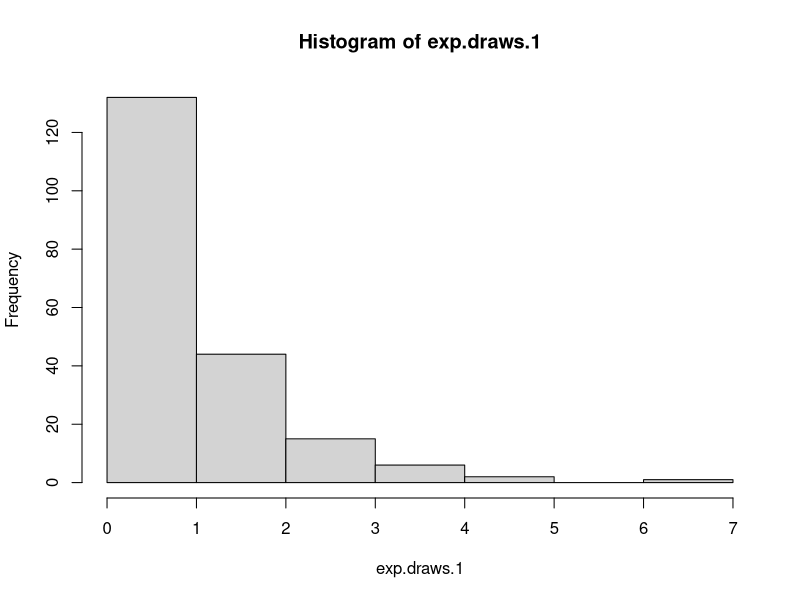
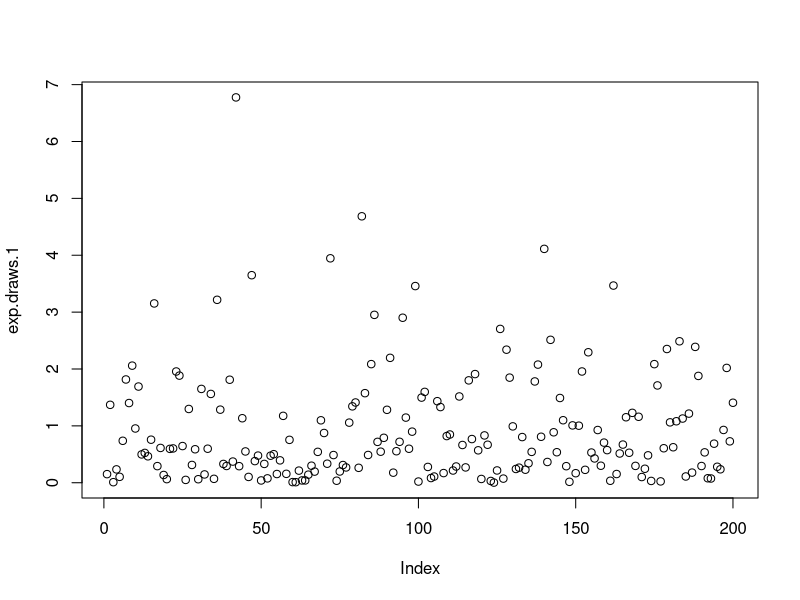
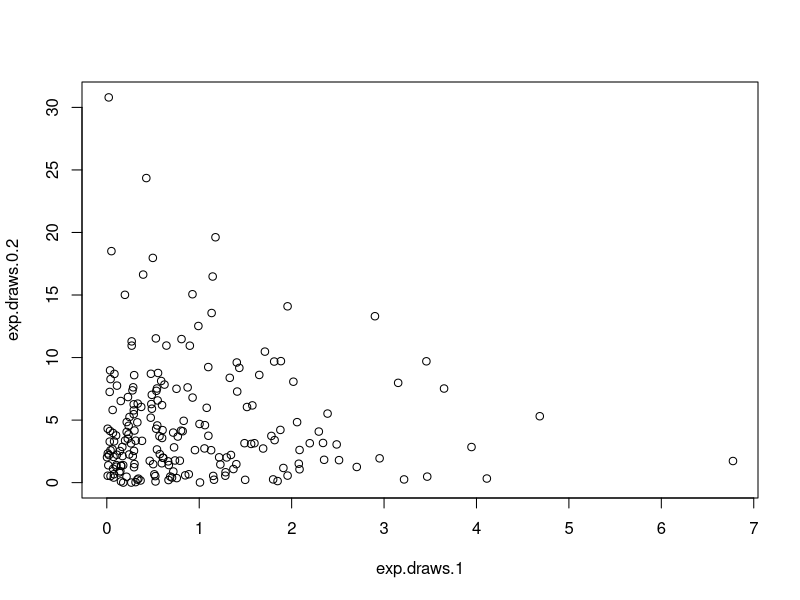
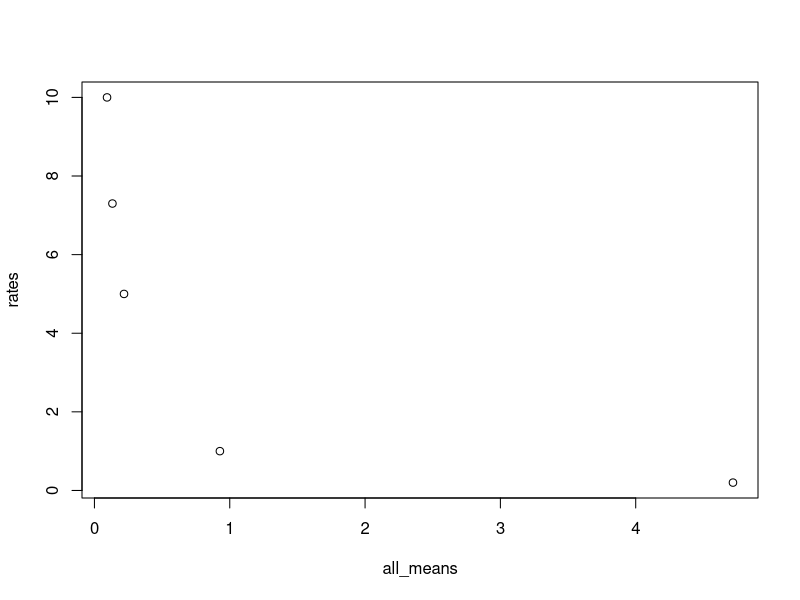
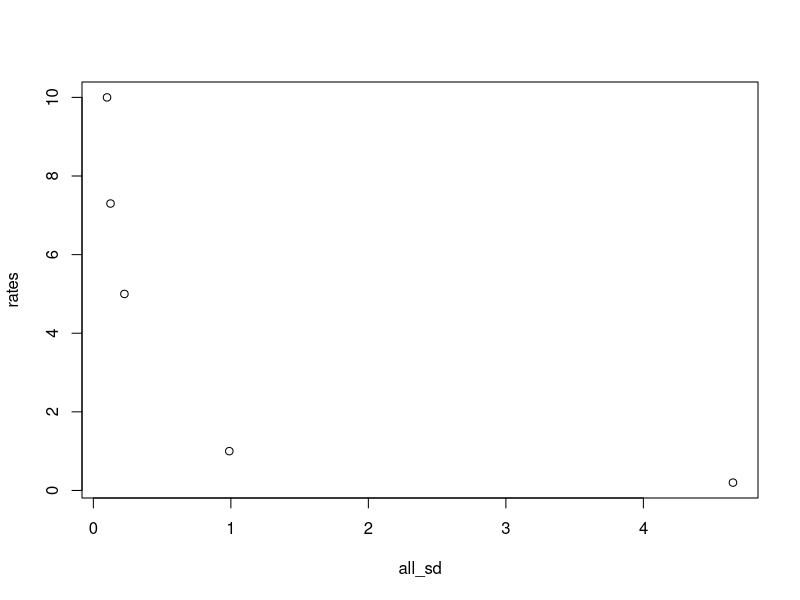
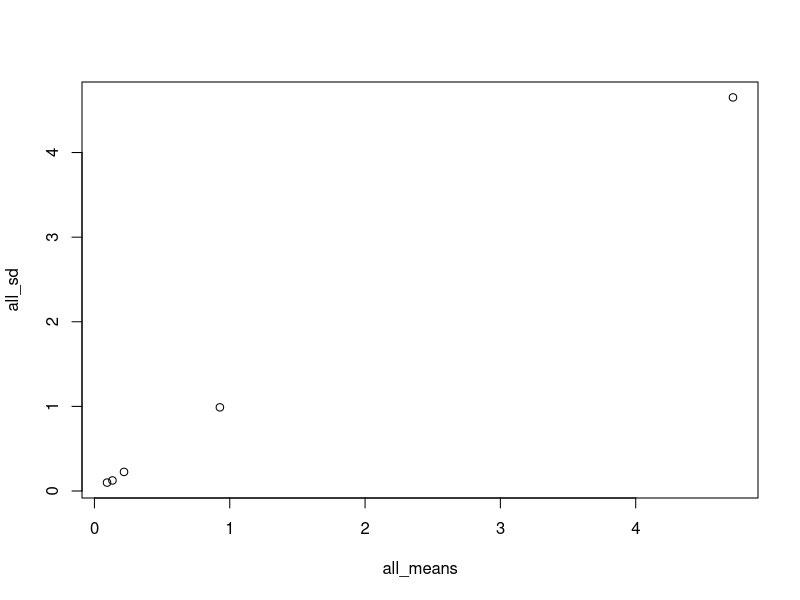
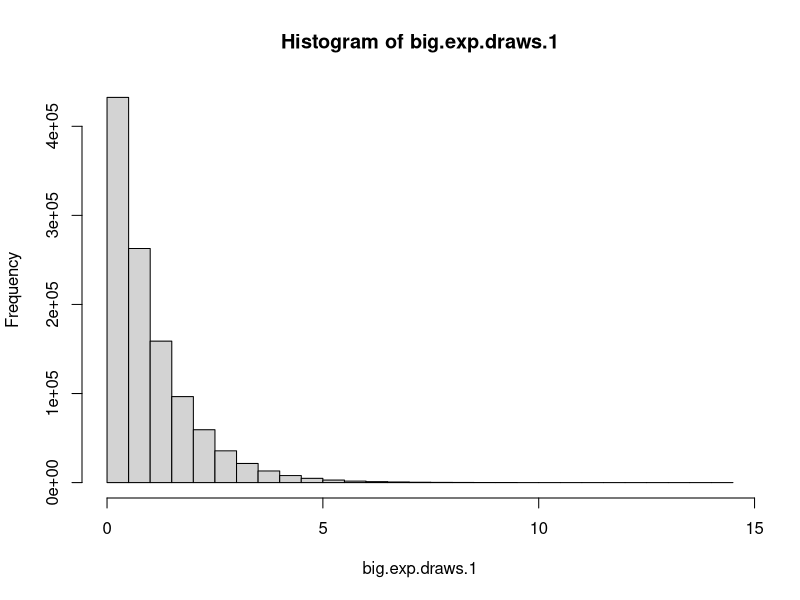
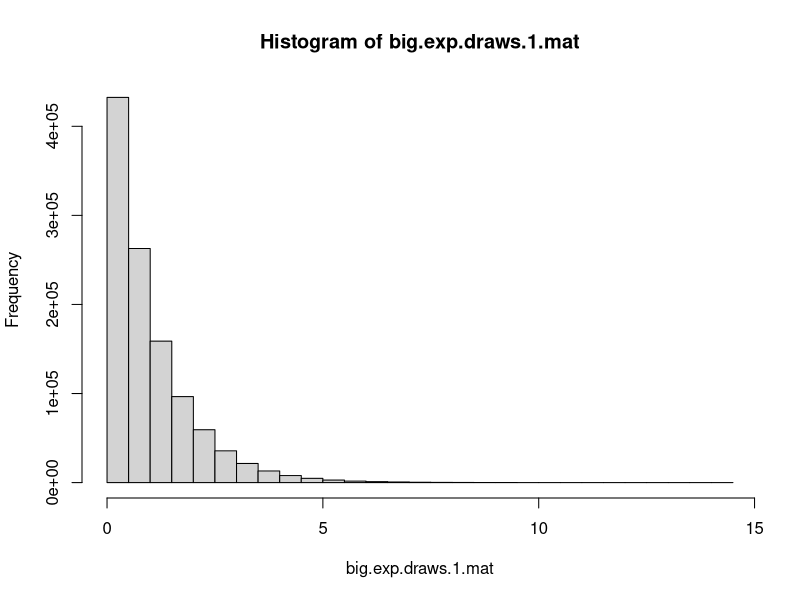

R code for these plots, in order:
## ---- chunk 1
knitr::opts_chunk$set(echo = TRUE)
## ---- chunk 2
exp.draws.1<-rexp(n=200,rate = 1)
mean(exp.draws.1)
sd(exp.draws.1)
## ---- chunk 3
exp.draws.0.2<-rexp(n=200,rate = 0.2)
mean(exp.draws.0.2)
sd(exp.draws.0.2)

exp.draws.5<-rexp(n=200,rate = 5)
mean(exp.draws.5)
sd(exp.draws.5)

exp.draws.7.3<-rexp(n=200,rate = 7.3)
mean(exp.draws.7.3)
sd(exp.draws.7.3)

exp.draws.10<-rexp(n=200,rate = 10)
mean(exp.draws.10)
sd(exp.draws.10)
## ---- chunk 4
hist(exp.draws.1)
## ---- chunk 5
plot(exp.draws.1)
## ---- chunk 6
plot(exp.draws.1,exp.draws.0.2)
## ---- chunk 7
all_means<-c(mean(exp.draws.1),mean(exp.draws.0.2),mean(exp.draws.5),mean(exp.draws.7.3),mean(exp.draws.10))
rates<-c(1,0.2,5,7.3,10)
plot(all_means,rates)
## ---- chunk 8
all_sd<-c(sd(exp.draws.1),sd(exp.draws.0.2),sd(exp.draws.5),sd(exp.draws.7.3),sd(exp.draws.10))
plot(all_sd,rates)
## ---- chunk 9
plot(all_means,all_sd)
## ---- chunk 10
big.exp.draws.1<-rexp(n=1100000)
mean(big.exp.draws.1)
sd(big.exp.draws.1)
## ---- chunk 11
hist(big.exp.draws.1)
## ---- chunk 12
mean(big.exp.draws.1[big.exp.draws.1>1])
## ---- chunk 13
big.exp.draws.1.mat<-matrix(data = big.exp.draws.1,nrow = 1100,ncol = 1000)
hist(big.exp.draws.1.mat)
## ---- chunk 14
mean(big.exp.draws.1.mat[,371])
## ---- chunk 15
col_means<-apply(big.exp.draws.1.mat, 2, mean)
hist(col_means)
